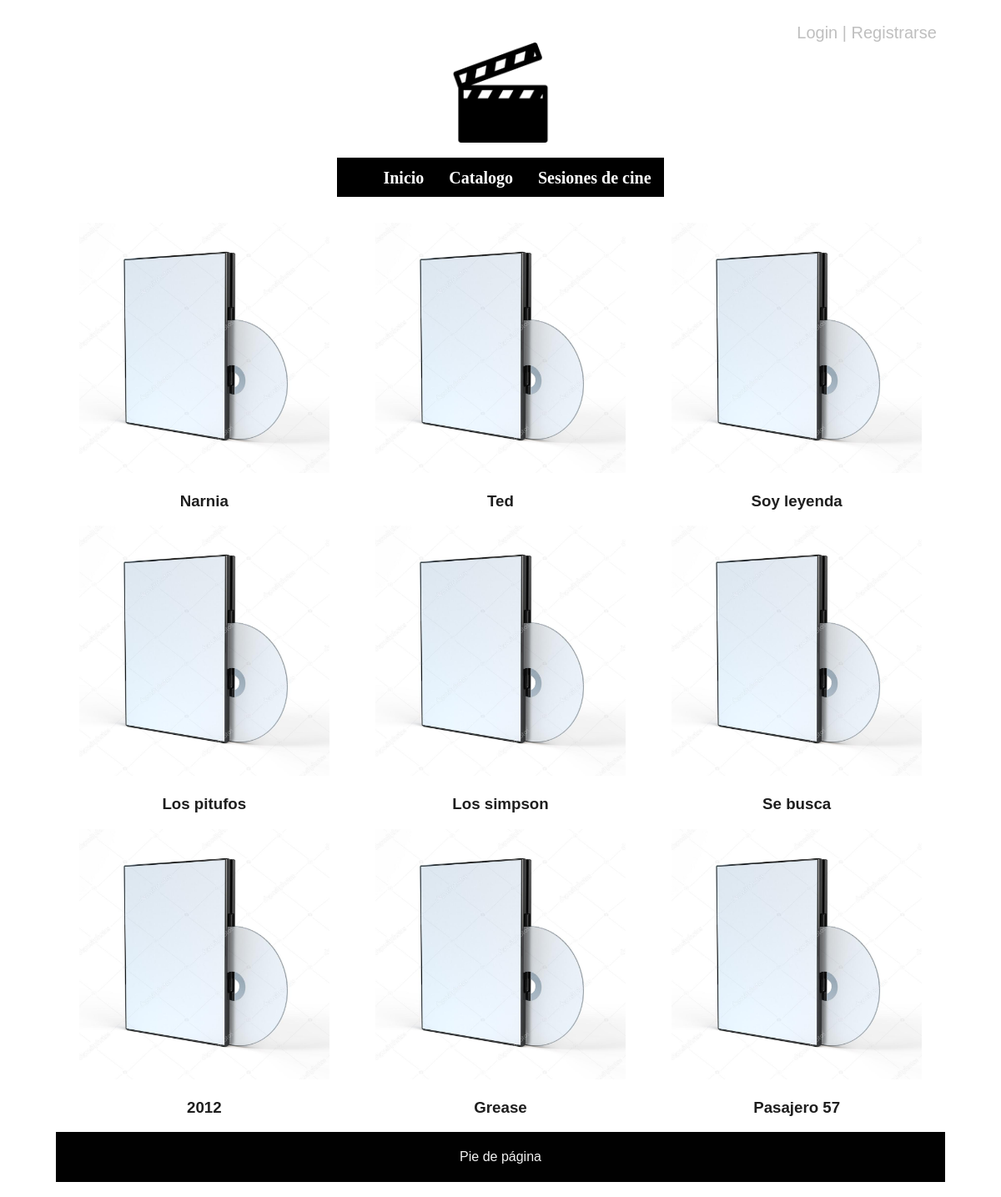
/catalogo.php, run on the app's committed database.
### tables this page shows
CREATE TABLE `pelicula` (
  `id` varchar(30) NOT NULL,
  `nombre` varchar(30) NOT NULL,
  `categoria` varchar(20) NOT NULL,
  `disponible` varchar(5) NOT NULL
);

### includes/consultasBD.php (called while the page is built, shortened)
<?php
class consultasBD{
    protected $bd;
    public function __construct(){
        $this->bd = BD::getSingleton();
    }
    public function obtenerPeliculas(){
        $conn = $this->bd->conexionBD();
        $map = [];
        $consulta = "SELECT * FROM pelicula";
        $reslut = $conn->query($consulta);
        if($reslut){
            if($reslut->num_rows > 0){
                foreach($reslut as $fila){
                    $map[] = $fila;
                }
            }
        }
        return $map;
    }
}
?>

### catalogo.php (the view, shortened to what this page needs)
<?php
include_once("includes/consultasBD.php");
$bd = new consultasBD();
$result = $bd->obtenerPeliculas();
?>
<!DOCTYPE html>
<html>
<head>
    <link rel="stylesheet" type="text/css" href="css/estilo.css">
</head>
<body>
    <div id = "contenedor">
    <?php require('includes/comun/cabecera.php');?>
        <div class="filaPelis">
        <?php
            foreach($result as $fila){
                $link = "pelicula.php?id=" . $fila["id"];
                $disponible = $fila["disponible"];
                if($disponible === "si"){
        ?>
            <div class="pelicula">
                <a href=<?php echo "'$link'"?>> <img src='img/pelicula.jpg' alt='imagen'></a>
                <h3 class="info-texto"><?php echo $fila["nombre"];?></h3>
            </div>
        <?php
                }
        }
        ?>
        </div>
	<?php
		require('includes/comun/pie.php');
	?>
    </div>
</body>
</html>

### css/estilo.css (style rules this page uses)
#contenedor { width: 90%; margin-top: 10px; margin: auto; padding: 10px; }
body { height:100%; display: flex; flex-direction: column; font-family: helvetica; color: #1e1e1e; }
div.filaPelis { display: grid; grid-template-columns: repeat(3, 1fr); text-align: center; }
div.filaPelis div.pelicula img { width: 300px; height: 300px; }

### data on the page
pelicula: nombre "Narnia"
pelicula: nombre "Ted"
pelicula: nombre "Soy leyenda"
pelicula: nombre "Los pitufos"
pelicula: nombre "Los simpson"
pelicula: nombre "Se busca"
pelicula: nombre "2012"
pelicula: nombre "Grease"
pelicula: nombre "Pasajero 57"
